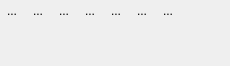
<?xml version="1.0" encoding="UTF-8"?>
<ui version="4.0">
 <class>SimpleInsertWidget</class>
 <widget class="QWidget" name="SimpleInsertWidget">
  <property name="geometry">
   <rect>
    <x>0</x>
    <y>0</y>
    <width>230</width>
    <height>66</height>
   </rect>
  </property>
  <property name="sizePolicy">
   <sizepolicy hsizetype="Fixed" vsizetype="Minimum">
    <horstretch>0</horstretch>
    <verstretch>0</verstretch>
   </sizepolicy>
  </property>
  <property name="toolTip">
   <string>Other insertions from &quot;References&quot;  below and in &quot;Add Shape&quot; docker</string>
  </property>
  <layout class="QGridLayout" name="gridLayout_2" columnstretch="0">
   <property name="sizeConstraint">
    <enum>QLayout::SetMinAndMaxSize</enum>
   </property>
   <property name="margin">
    <number>0</number>
   </property>
   <property name="spacing">
    <number>0</number>
   </property>
   <item row="0" column="0">
    <layout class="QGridLayout" name="gridLayout">
     <property name="spacing">
      <number>2</number>
     </property>
     <item row="1" column="6">
         <widget class="QToolButton" name="splitSections">
             <property name="text">
                 <string>...</string>
             </property>
             <property name="iconSize">
                 <size>
                     <width>16</width>
                     <height>16</height>
                 </size>
             </property>
             <property name="popupMode">
                 <enum>QToolButton::InstantPopup</enum>
             </property>
             <property name="autoRaise">
                 <bool>true</bool>
             </property>
         </widget>
     </item>
     <item row="1" column="5">
         <widget class="QToolButton" name="configureSection">
             <property name="text">
                 <string>...</string>
             </property>
             <property name="iconSize">
                 <size>
                     <width>16</width>
                     <height>16</height>
                 </size>
             </property>
             <property name="popupMode">
                 <enum>QToolButton::InstantPopup</enum>
             </property>
             <property name="autoRaise">
                 <bool>true</bool>
             </property>
         </widget>
     </item>
     <item row="1" column="4">
         <widget class="QToolButton" name="insertSection">
             <property name="text">
                 <string>...</string>
             </property>
             <property name="iconSize">
                 <size>
                     <width>16</width>
                     <height>16</height>
                 </size>
             </property>
             <property name="popupMode">
                 <enum>QToolButton::InstantPopup</enum>
             </property>
             <property name="autoRaise">
                 <bool>true</bool>
             </property>
         </widget>
     </item>
     <item row="1" column="0">
      <widget class="QuickTableButton" name="quickTable">
       <property name="text">
        <string>...</string>
       </property>
       <property name="iconSize">
        <size>
         <width>16</width>
         <height>16</height>
        </size>
       </property>
       <property name="popupMode">
        <enum>QToolButton::InstantPopup</enum>
       </property>
       <property name="autoRaise">
        <bool>true</bool>
       </property>
      </widget>
     </item>
     <item row="1" column="6">
      <spacer name="horizontalSpacer_2">
       <property name="orientation">
        <enum>Qt::Horizontal</enum>
       </property>
       <property name="sizeHint" stdset="0">
        <size>
         <width>40</width>
         <height>20</height>
        </size>
       </property>
      </spacer>
     </item>
     <item row="1" column="1">
      <widget class="QToolButton" name="insertVariable">
       <property name="text">
        <string>...</string>
       </property>
       <property name="iconSize">
        <size>
         <width>16</width>
         <height>16</height>
        </size>
       </property>
       <property name="popupMode">
        <enum>QToolButton::InstantPopup</enum>
       </property>
       <property name="autoRaise">
        <bool>true</bool>
       </property>
      </widget>
     </item>
     <item row="1" column="2">
      <widget class="QToolButton" name="insertSpecialChar">
       <property name="text">
        <string>...</string>
       </property>
       <property name="iconSize">
        <size>
         <width>16</width>
         <height>16</height>
        </size>
       </property>
       <property name="autoRaise">
        <bool>true</bool>
       </property>
      </widget>
     </item>
     <item row="1" column="3">
      <widget class="QToolButton" name="insertPageBreak">
       <property name="text">
        <string>...</string>
       </property>
       <property name="iconSize">
        <size>
         <width>16</width>
         <height>16</height>
        </size>
       </property>
       <property name="autoRaise">
        <bool>true</bool>
       </property>
      </widget>
     </item>
    </layout>
   </item>
   <item row="1" column="0">
    <widget class="QWidget" name="SpecialSpacer">
     <property name="sizePolicy">
      <sizepolicy hsizetype="Preferred" vsizetype="Expanding">
       <horstretch>0</horstretch>
       <verstretch>0</verstretch>
      </sizepolicy>
     </property>
    </widget>
   </item>
  </layout>
 </widget>
 <customwidgets>
  <customwidget>
   <class>QuickTableButton</class>
   <extends>QToolButton</extends>
   <header>dialogs/QuickTableButton.h</header>
  </customwidget>
 </customwidgets>
 <resources/>
 <connections/>
</ui>
